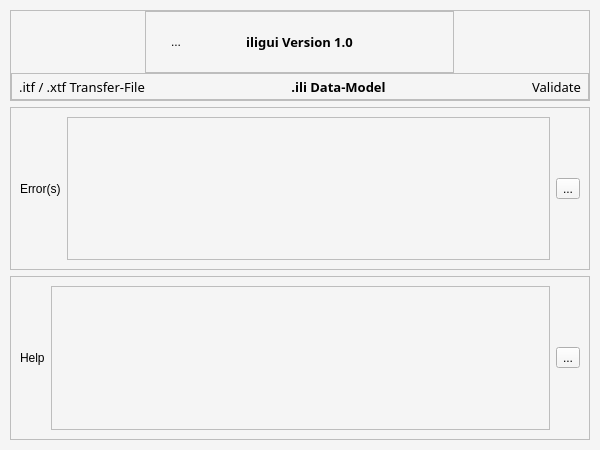
<?xml version="1.0" encoding="UTF-8"?>
<ui version="4.0">
 <class>MainWindow</class>
 <widget class="QMainWindow" name="MainWindow">
  <property name="geometry">
   <rect>
    <x>0</x>
    <y>0</y>
    <width>600</width>
    <height>450</height>
   </rect>
  </property>
  <property name="windowTitle">
   <string>iligui</string>
  </property>
  <property name="windowIcon">
   <iconset>
    <normaloff>icons/interlis.png</normaloff>icons/interlis.png</iconset>
  </property>
  <property name="styleSheet">
   <string notr="true"/>
  </property>
  <property name="toolButtonStyle">
   <enum>Qt::ToolButtonIconOnly</enum>
  </property>
  <widget class="QWidget" name="centralwidget">
   <property name="sizePolicy">
    <sizepolicy hsizetype="Preferred" vsizetype="Preferred">
     <horstretch>0</horstretch>
     <verstretch>0</verstretch>
    </sizepolicy>
   </property>
   <property name="acceptDrops">
    <bool>true</bool>
   </property>
   <property name="styleSheet">
    <string notr="true">background-color: WhiteSmoke;
</string>
   </property>
   <layout class="QVBoxLayout" name="verticalLayout_5">
    <property name="leftMargin">
     <number>10</number>
    </property>
    <property name="topMargin">
     <number>10</number>
    </property>
    <property name="rightMargin">
     <number>10</number>
    </property>
    <property name="bottomMargin">
     <number>10</number>
    </property>
    <item alignment="Qt::AlignTop">
     <widget class="QFrame" name="frame">
      <property name="styleSheet">
       <string notr="true"/>
      </property>
      <property name="frameShape">
       <enum>QFrame::StyledPanel</enum>
      </property>
      <property name="frameShadow">
       <enum>QFrame::Raised</enum>
      </property>
      <layout class="QVBoxLayout" name="verticalLayout">
       <property name="spacing">
        <number>0</number>
       </property>
       <property name="leftMargin">
        <number>0</number>
       </property>
       <property name="topMargin">
        <number>0</number>
       </property>
       <property name="rightMargin">
        <number>0</number>
       </property>
       <property name="bottomMargin">
        <number>0</number>
       </property>
       <item alignment="Qt::AlignHCenter">
        <widget class="QFrame" name="toolFrame">
         <property name="frameShape">
          <enum>QFrame::StyledPanel</enum>
         </property>
         <property name="frameShadow">
          <enum>QFrame::Raised</enum>
         </property>
         <layout class="QHBoxLayout" name="horizontalLayout_2">
          <property name="spacing">
           <number>0</number>
          </property>
          <property name="leftMargin">
           <number>0</number>
          </property>
          <property name="topMargin">
           <number>0</number>
          </property>
          <property name="rightMargin">
           <number>0</number>
          </property>
          <property name="bottomMargin">
           <number>0</number>
          </property>
          <item>
           <widget class="QToolButton" name="interlisButton">
            <property name="sizePolicy">
             <sizepolicy hsizetype="Fixed" vsizetype="Fixed">
              <horstretch>0</horstretch>
              <verstretch>0</verstretch>
             </sizepolicy>
            </property>
            <property name="minimumSize">
             <size>
              <width>60</width>
              <height>60</height>
             </size>
            </property>
            <property name="text">
             <string>...</string>
            </property>
            <property name="icon">
             <iconset>
              <normaloff>icons/interlis.png</normaloff>icons/interlis.png</iconset>
            </property>
            <property name="iconSize">
             <size>
              <width>30</width>
              <height>30</height>
             </size>
            </property>
            <property name="autoRaise">
             <bool>true</bool>
            </property>
           </widget>
          </item>
          <item>
           <spacer name="horizontalSpacer_3">
            <property name="orientation">
             <enum>Qt::Horizontal</enum>
            </property>
            <property name="sizeHint" stdset="0">
             <size>
              <width>40</width>
              <height>20</height>
             </size>
            </property>
           </spacer>
          </item>
          <item>
           <widget class="QLabel" name="versionLabel">
            <property name="font">
             <font>
              <family>Segoe UI Black</family>
              <pointsize>10</pointsize>
              <weight>75</weight>
              <bold>true</bold>
             </font>
            </property>
            <property name="text">
             <string>iligui Version 1.0</string>
            </property>
            <property name="alignment">
             <set>Qt::AlignCenter</set>
            </property>
           </widget>
          </item>
          <item>
           <spacer name="horizontalSpacer_4">
            <property name="orientation">
             <enum>Qt::Horizontal</enum>
            </property>
            <property name="sizeHint" stdset="0">
             <size>
              <width>40</width>
              <height>20</height>
             </size>
            </property>
           </spacer>
          </item>
          <item>
           <widget class="QToolButton" name="settingsButton">
            <property name="sizePolicy">
             <sizepolicy hsizetype="Fixed" vsizetype="Fixed">
              <horstretch>0</horstretch>
              <verstretch>0</verstretch>
             </sizepolicy>
            </property>
            <property name="minimumSize">
             <size>
              <width>60</width>
              <height>60</height>
             </size>
            </property>
            <property name="text">
             <string/>
            </property>
            <property name="icon">
             <iconset>
              <normaloff>icons/settings.svg</normaloff>icons/settings.svg</iconset>
            </property>
            <property name="iconSize">
             <size>
              <width>30</width>
              <height>30</height>
             </size>
            </property>
            <property name="checkable">
             <bool>false</bool>
            </property>
            <property name="checked">
             <bool>false</bool>
            </property>
            <property name="autoRaise">
             <bool>true</bool>
            </property>
           </widget>
          </item>
         </layout>
        </widget>
       </item>
       <item>
        <widget class="QFrame" name="inputFrame">
         <property name="acceptDrops">
          <bool>true</bool>
         </property>
         <property name="frameShape">
          <enum>QFrame::StyledPanel</enum>
         </property>
         <property name="frameShadow">
          <enum>QFrame::Raised</enum>
         </property>
         <layout class="QHBoxLayout" name="horizontalLayout">
          <property name="spacing">
           <number>0</number>
          </property>
          <property name="leftMargin">
           <number>0</number>
          </property>
          <property name="topMargin">
           <number>0</number>
          </property>
          <property name="rightMargin">
           <number>0</number>
          </property>
          <property name="bottomMargin">
           <number>0</number>
          </property>
          <item>
           <widget class="QToolButton" name="fileselectButton">
            <property name="sizePolicy">
             <sizepolicy hsizetype="Minimum" vsizetype="Maximum">
              <horstretch>0</horstretch>
              <verstretch>0</verstretch>
             </sizepolicy>
            </property>
            <property name="font">
             <font>
              <family>Segoe UI Black</family>
              <pointsize>10</pointsize>
             </font>
            </property>
            <property name="acceptDrops">
             <bool>true</bool>
            </property>
            <property name="toolTip">
             <string>Select or Drop an Interlis1/2 Transfer File you want to check.</string>
            </property>
            <property name="layoutDirection">
             <enum>Qt::LeftToRight</enum>
            </property>
            <property name="styleSheet">
             <string notr="true">QToolButton[objectName^=&quot;fileselectButton&quot;]:hover {
	background-color : rgb(230,230,230);
	border-radius: 20px;
	border-style: outset;
}


</string>
            </property>
            <property name="text">
             <string>.itf / .xtf Transfer-File</string>
            </property>
            <property name="icon">
             <iconset>
              <normaloff>icons/fileupload_blue.png</normaloff>icons/fileupload_blue.png</iconset>
            </property>
            <property name="iconSize">
             <size>
              <width>100</width>
              <height>100</height>
             </size>
            </property>
            <property name="autoRepeat">
             <bool>false</bool>
            </property>
            <property name="popupMode">
             <enum>QToolButton::DelayedPopup</enum>
            </property>
            <property name="toolButtonStyle">
             <enum>Qt::ToolButtonTextUnderIcon</enum>
            </property>
            <property name="autoRaise">
             <bool>true</bool>
            </property>
           </widget>
          </item>
          <item>
           <spacer name="horizontalSpacer">
            <property name="orientation">
             <enum>Qt::Horizontal</enum>
            </property>
            <property name="sizeHint" stdset="0">
             <size>
              <width>40</width>
              <height>20</height>
             </size>
            </property>
           </spacer>
          </item>
          <item>
           <widget class="QToolButton" name="modelselectButton">
            <property name="enabled">
             <bool>true</bool>
            </property>
            <property name="sizePolicy">
             <sizepolicy hsizetype="Minimum" vsizetype="Maximum">
              <horstretch>0</horstretch>
              <verstretch>0</verstretch>
             </sizepolicy>
            </property>
            <property name="font">
             <font>
              <family>Segoe UI Black</family>
              <pointsize>10</pointsize>
              <weight>75</weight>
              <bold>true</bold>
             </font>
            </property>
            <property name="acceptDrops">
             <bool>true</bool>
            </property>
            <property name="toolTip">
             <string>Select or Drop an Interlis Model File with which you want to validate your file</string>
            </property>
            <property name="layoutDirection">
             <enum>Qt::LeftToRight</enum>
            </property>
            <property name="styleSheet">
             <string notr="true">QToolButton[objectName^=&quot;modelselectButton&quot;]:hover {
	background-color : rgb(230,230,230);
	border-radius: 20px;
	border-style: outset;
}


</string>
            </property>
            <property name="text">
             <string>.ili Data-Model</string>
            </property>
            <property name="icon">
             <iconset>
              <normaloff>icons/model_lightblue.png</normaloff>icons/model_lightblue.png</iconset>
            </property>
            <property name="iconSize">
             <size>
              <width>100</width>
              <height>100</height>
             </size>
            </property>
            <property name="checkable">
             <bool>false</bool>
            </property>
            <property name="popupMode">
             <enum>QToolButton::DelayedPopup</enum>
            </property>
            <property name="toolButtonStyle">
             <enum>Qt::ToolButtonTextUnderIcon</enum>
            </property>
            <property name="autoRaise">
             <bool>true</bool>
            </property>
            <property name="arrowType">
             <enum>Qt::NoArrow</enum>
            </property>
           </widget>
          </item>
          <item>
           <spacer name="horizontalSpacer_2">
            <property name="orientation">
             <enum>Qt::Horizontal</enum>
            </property>
            <property name="sizeHint" stdset="0">
             <size>
              <width>40</width>
              <height>20</height>
             </size>
            </property>
           </spacer>
          </item>
          <item>
           <widget class="QToolButton" name="playButton">
            <property name="font">
             <font>
              <family>Segoe UI Black</family>
              <pointsize>10</pointsize>
             </font>
            </property>
            <property name="mouseTracking">
             <bool>false</bool>
            </property>
            <property name="layoutDirection">
             <enum>Qt::LeftToRight</enum>
            </property>
            <property name="styleSheet">
             <string notr="true">QToolButton[objectName^=&quot;playButton&quot;]:hover {
	background-color : rgb(230,230,230);
	border-radius: 20px;
	border-style: outset;
}


</string>
            </property>
            <property name="text">
             <string>Validate</string>
            </property>
            <property name="icon">
             <iconset>
              <normaloff>icons/play.png</normaloff>icons/play.png</iconset>
            </property>
            <property name="iconSize">
             <size>
              <width>100</width>
              <height>100</height>
             </size>
            </property>
            <property name="toolButtonStyle">
             <enum>Qt::ToolButtonTextUnderIcon</enum>
            </property>
            <property name="autoRaise">
             <bool>true</bool>
            </property>
           </widget>
          </item>
         </layout>
        </widget>
       </item>
      </layout>
     </widget>
    </item>
    <item>
     <widget class="QFrame" name="errorFrame">
      <property name="enabled">
       <bool>true</bool>
      </property>
      <property name="sizePolicy">
       <sizepolicy hsizetype="Preferred" vsizetype="Preferred">
        <horstretch>0</horstretch>
        <verstretch>0</verstretch>
       </sizepolicy>
      </property>
      <property name="frameShape">
       <enum>QFrame::StyledPanel</enum>
      </property>
      <property name="frameShadow">
       <enum>QFrame::Raised</enum>
      </property>
      <layout class="QHBoxLayout" name="horizontalLayout_3">
       <item>
        <widget class="QLabel" name="errorLabel">
         <property name="text">
          <string>Error(s)</string>
         </property>
        </widget>
       </item>
       <item>
        <widget class="QPlainTextEdit" name="errorText">
         <property name="sizePolicy">
          <sizepolicy hsizetype="Expanding" vsizetype="Expanding">
           <horstretch>0</horstretch>
           <verstretch>0</verstretch>
          </sizepolicy>
         </property>
         <property name="lineWrapMode">
          <enum>QPlainTextEdit::WidgetWidth</enum>
         </property>
        </widget>
       </item>
       <item>
        <widget class="QToolButton" name="errorButton">
         <property name="text">
          <string>...</string>
         </property>
         <property name="icon">
          <iconset>
           <normaloff>icons/help-circle.svg</normaloff>icons/help-circle.svg</iconset>
         </property>
        </widget>
       </item>
      </layout>
     </widget>
    </item>
    <item>
     <widget class="QFrame" name="helpFrame">
      <property name="enabled">
       <bool>true</bool>
      </property>
      <property name="frameShape">
       <enum>QFrame::StyledPanel</enum>
      </property>
      <property name="frameShadow">
       <enum>QFrame::Raised</enum>
      </property>
      <layout class="QHBoxLayout" name="horizontalLayout_4">
       <item>
        <widget class="QLabel" name="helpLabel">
         <property name="text">
          <string>Help</string>
         </property>
        </widget>
       </item>
       <item>
        <widget class="QPlainTextEdit" name="helpText">
         <property name="sizePolicy">
          <sizepolicy hsizetype="Expanding" vsizetype="Expanding">
           <horstretch>0</horstretch>
           <verstretch>0</verstretch>
          </sizepolicy>
         </property>
         <property name="lineWrapMode">
          <enum>QPlainTextEdit::WidgetWidth</enum>
         </property>
        </widget>
       </item>
       <item>
        <widget class="QToolButton" name="helpButton">
         <property name="text">
          <string>...</string>
         </property>
         <property name="icon">
          <iconset>
           <normaloff>icons/chatgpt_logo.png</normaloff>icons/chatgpt_logo.png</iconset>
         </property>
        </widget>
       </item>
      </layout>
     </widget>
    </item>
   </layout>
  </widget>
 </widget>
 <resources>
  <include location="resources.qrc"/>
 </resources>
 <connections/>
</ui>
